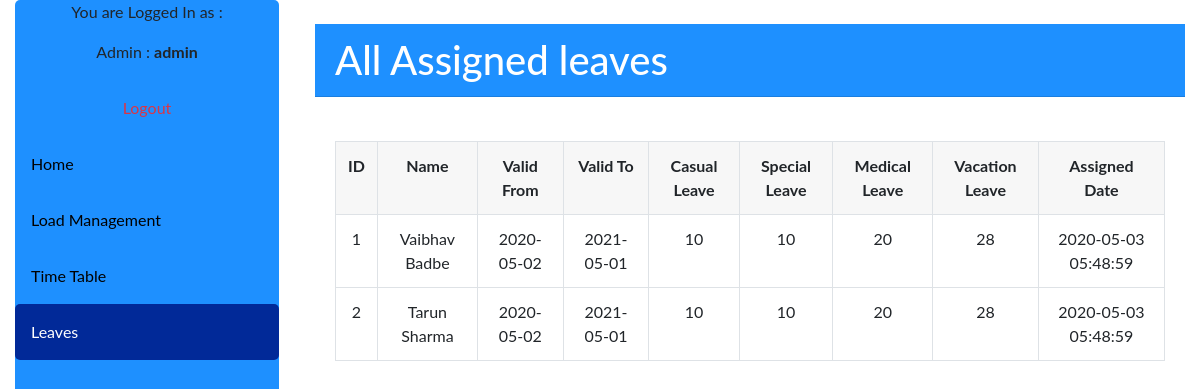
The app's page /admin/allleave.php (signed in) with its own data.
### tables this page shows
CREATE TABLE `assign_leave` (
  `id` int(255) NOT NULL,
  `v_from` varchar(255) NOT NULL,
  `v_to` varchar(255) NOT NULL,
  `casual` varchar(255) NOT NULL,
  `special` varchar(255) NOT NULL,
  `medical` varchar(255) NOT NULL,
  `vacation` varchar(255) NOT NULL,
  `assign_to` varchar(255) NOT NULL,
  `assign_by` varchar(255) NOT NULL,
  `assign_date` timestamp NOT NULL DEFAULT current_timestamp() ON UPDATE current_timestamp()
);

### admin/allleave.php (the view, shortened to what this page needs)
<!DOCTYPE html>
<html>
<head>
    <link rel="stylesheet" href="https://maxcdn.bootstrapcdn.com/bootstrap/4.1.3/css/bootstrap.min.css">
    <link rel="stylesheet" href="https://use.fontawesome.com/releases/v5.6.3/css/all.css">
</head>
<body>
  <div class="container-fluid">
      <div class="row">
      <div class="col-lg-3 col-sm-3" >
      <div class="sidebar">
         <div>
           	<?php  if (isset($_SESSION['username'])) : ?>
           	 <p style="text-align: center">You are Logged In as :</p>
             <p style="text-align: center">Admin : <strong><?php echo $_SESSION['username']; ?></strong></p>
             <a href="../logout.php" class="text-center text-danger">Logout</a>
            <?php endif ?>
         </div>
	        <a href="adminhome.php">Home</a>
          <a href="assignload.php">Load Management</a>
          <a href="timetable.php">Time Table</a>
          <a class="active" href="assignleave.php">Leaves</a>
      </div>
          </div>
        <div class="col-lg-9 col-sm-9">
        <br><h1 style="background-color: dodgerblue; color: white" class="card-header">All Assigned leaves</h1><br>
        <div class="card-body">
        <table class="table table-bordered text-center">
         <tr class="card-header">
          <th> ID </th>
          <th> Name </th>
          <th> Valid From </th>
          <th> Valid To </th>
          <th> Casual Leave </th>
          <th> Special Leave </th>
          <th> Medical Leave </th>
          <th> Vacation Leave </th>
          <th> Assigned Date </th>
         </tr>
         <?php
           $db = mysqli_connect("localhost", "root", "", "sllm");
           $sql = "SELECT * FROM assign_leave ";
           $result = mysqli_query($db, $sql);
           $number = 1;
           while($res = mysqli_fetch_array($result)){
          ?>
        <tr class="a">
          <td><?php echo $number; ?></td>
          <td><?php echo $res['assign_to']; ?></td>
          <td><?php echo $res['v_from']; ?></td>
          <td><?php echo $res['v_to']; ?></td>
          <td><?php echo $res['casual']; ?></td>
          <td><?php echo $res['special']; ?></td>
          <td><?php echo $res['medical']; ?></td>
          <td><?php echo $res['vacation']; ?></td>
          <td><?php echo $res['assign_date']; ?></td>
         </tr>
         <?php
          $number++;
           }
         ?>
        </table>
        </div>
    </div>
    </div>
    </div>
</body>
</html>

### admin/allleave.php (style rules this page uses)
body { margin: 0; font-family: "Lato", sans-serif; }
.sidebar { margin: 0; padding: 0; width: 22%; background-color: dodgerblue; position: fixed; height: 100%; overflow: auto; border-radius: 5px; }
.sidebar a { display: block; color: black; padding: 16px; text-decoration: none; border-radius: 5px; }
.sidebar a.active { background-color: #012998; color: white; border-radius: 5px; }

### records on screen
assign_leave: assign_to "Vaibhav Badbe", v_from "2020-05-02", v_to "2021-05-01", casual "10", special "10", medical "20", vacation "28", assign_date "2020-05-03 05:48:59"
assign_leave: assign_to "Tarun Sharma", v_from "2020-05-02", v_to "2021-05-01", casual "10", special "10", medical "20", vacation "28", assign_date "2020-05-03 05:48:59"

### other values on screen
$_SESSION['username'] "admin"
